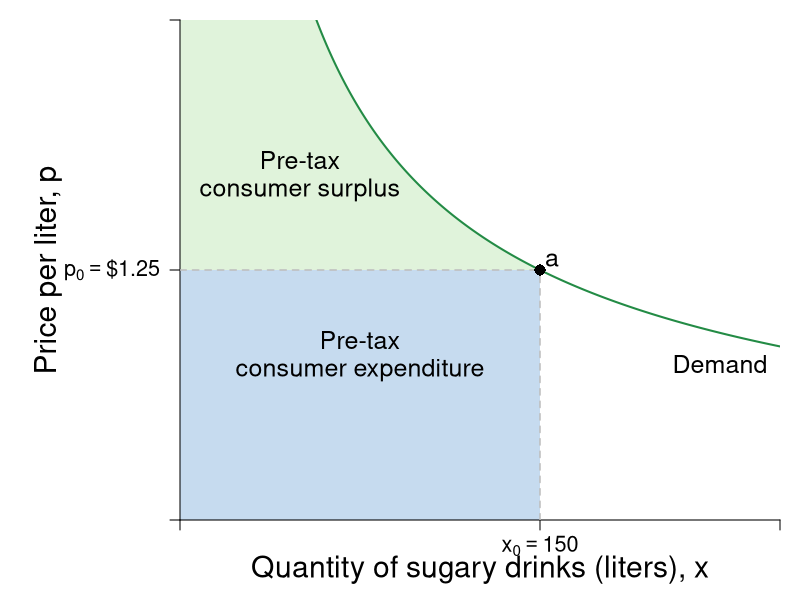

Recreate this plot in R.
library(shape)
pdf(file = "indmarketdemand/sugar_bev_demand_initial.pdf", width = 9, height = 7)

#Set parameters for graphics
pointsize <- 1.8
axislabelsize <- 1.8
labelsize <- 1.5
namesize <- 1.8
annotatesize <- 1.5
graphlinewidth <- 2
segmentlinewidth <- 1.5

COL <- c("#7fc97f", "#beaed4", "#fdc086", "#ffff99", "#386cb0", "#f0027f", "#bf5b17", "#666666")
COLA <- c("#e0f3db", "#99d8c9","#66c2a4","#41ae76", "#238b45", "#005824")
COLB <- c("#c6dbef", "#4eb3d3", "#2b8cbe", "#0868ac","#084081")
COLC <- c("#fcfbfd", "#efedf5", "#dadaeb", "#bcbddc", "#9e9ac8", "#807dba", "#6a51a3", "#54278f", "#3f007d")

par(mar =  c(4, 9, 1, 1))

indiffA <- function(x, alpha = 0.5, uA = 5) {
  (uA / x^alpha)^(1/(1 - alpha))
}

cef <- function(x, e = 1.4, k = 44.7982){
  k*(x^(-1/e))
}

#The inverse demand function to creat the relative points
cefinv <- function(p, e = 1.4, k = 44.7982){
  (p/k)^(-e)
}

xlims <- c(0, 250)
ylims <- c(0, 2.5)

npts <- 501 
x <- seq(xlims[1], xlims[2], length.out = npts)
y <- seq(ylims[1], ylims[2], length.out = npts) 

plot(0, 0, xlim = xlims, ylim = ylims, type = "n",
     xlab = expression(paste("")),
     ylab = expression(paste("")), 
     xaxt = "n", 
     yaxt = "n", 
     cex.lab = axislabelsize, 
     bty = "n",
     xaxs = "i", 
     yaxs = "i")


## Paremeters to enable editing points 
## I've assumed a tax of 20% to make this more visible 
## I'll comment on that in the caption
tax <- 1.2 #20 percent tax
prices <- c(1.25, 1.25*tax) 
xprices <- c(cefinv(prices[1]), cefinv(prices[2]))

ticksy <- c(0, prices[1], ylims[2])
ylabels <- c(NA, expression(paste(p[0] == phantom(),"$1.25")),  NA)
ticksx <- c(0, xprices[1], xlims[2])
xlabels <- c(NA,  expression(paste(x[0]) == 150), NA)

#text(-23, prices[2] - 0.09, expression(paste(phantom() == phantom(),"$1.50")), xpd = TRUE, cex.axis = labelsize - 0.2)


npts <- 500 
xx1 <- seq(xlims[1], xlims[2], length.out = npts)
xx2 <- seq(48, xprices[2], length.out = npts)
xx3 <- seq(xprices[2], xprices[1], length.out = npts)

#Label axes
#mtext(expression(paste("Quantity of sugary drinks (liters), ", x)), side = 1, line = 2.5, cex = axislabelsize)
text(0.5*xlims[2], -0.25, expression(paste("Quantity of sugary drinks (liters), ", x)), xpd = TRUE, cex = axislabelsize) 
text(-55, 0.5*ylims[2], expression(paste("Price per liter, ", p)), xpd = TRUE, cex = axislabelsize, srt = 90) 

# Shade Regions
#Initial consumer surplus

#Lost consumer surplus
# C
polygon(c(xprices[2], xx3, xprices[1]), 
        c(prices[1], cef(xx3), prices[1]), 
        border = FALSE, 
        col = COLA[1])
# B
rect(0, 0, xprices[2], prices[1], col = COLB[1], density = NULL, border = NA)

# E
rect(0, prices[1], xprices[2], prices[2], 
     col = COLA[1],
     #col ="#9ecae1",
     density = NULL, border = NA)

# A
rect(0, prices[2], 48.5, ylims[2], 
     col = COLA[1], 
     density = NULL, border = NA)
polygon(c(48, xx2, xprices[2]), 
        c(prices[2], cef(xx2), prices[2]), 
        border = FALSE, col = COLA[1])

# E
rect(xprices[2], 0, 150, prices[1], 
     col = COLB[1], 
     #col = "#deebf7", 
     density = NULL, border = NA)

axis(1, at = ticksx, pos = 0, labels = xlabels, cex.axis = labelsize - 0.2)
axis(2, at = ticksy, pos = 0, labels = ylabels, las = 1, cex.axis = labelsize - 0.2)


# Segments
segments(xprices[1], 0, xprices[1], prices[1], lty = 2, col = "gray" , lwd = segmentlinewidth)
segments(0,  prices[1], xprices[1],  prices[1], lty = 2, col = "gray" , lwd = segmentlinewidth)

# segments(0, prices[2], xprices[2], prices[2], lty = 2, col = "gray" , lwd = segmentlinewidth)
# segments(xprices[2], 0, xprices[2], prices[2], lty = 2, col = "gray" , lwd = segmentlinewidth)

# Demand Curve
lines(xx1, cef(xx1), col = COLA[5], lwd = graphlinewidth)
text(xlims[2] - 0.1*xlims[2], 0.78, expression(Demand), cex = annotatesize)

# Points
points(xprices[1], prices[1], pch = 16, col = "black", cex = 1.5)
text(xprices[1] + 5, prices[1] + 0.05, expression(a), cex = labelsize)

# points(xprices[2], prices[2], pch = 16, col = "black", cex = 1.5)
# text(xprices[2] + 5, prices[2] + 0.05, expression(b), cex = labelsize)

# Label Regions
# text(125, 1.35, expression(C), cex = labelsize)
# text(50, 1, expression(B), cex = labelsize)
# text(50, 1.35, expression(E), cex = labelsize)
# text(50, 1.75, expression(A), cex = labelsize)
# text(125, 1, expression(D), cex = labelsize)

text(50, 1.8, expression("Pre-tax"), cex = labelsize)
text(50, 1.65, expression("consumer surplus"), cex = labelsize)
text(75, 0.9, expression("Pre-tax"), cex = labelsize)
text(75, 0.75, expression("consumer expenditure"), cex = labelsize)



dev.off()
